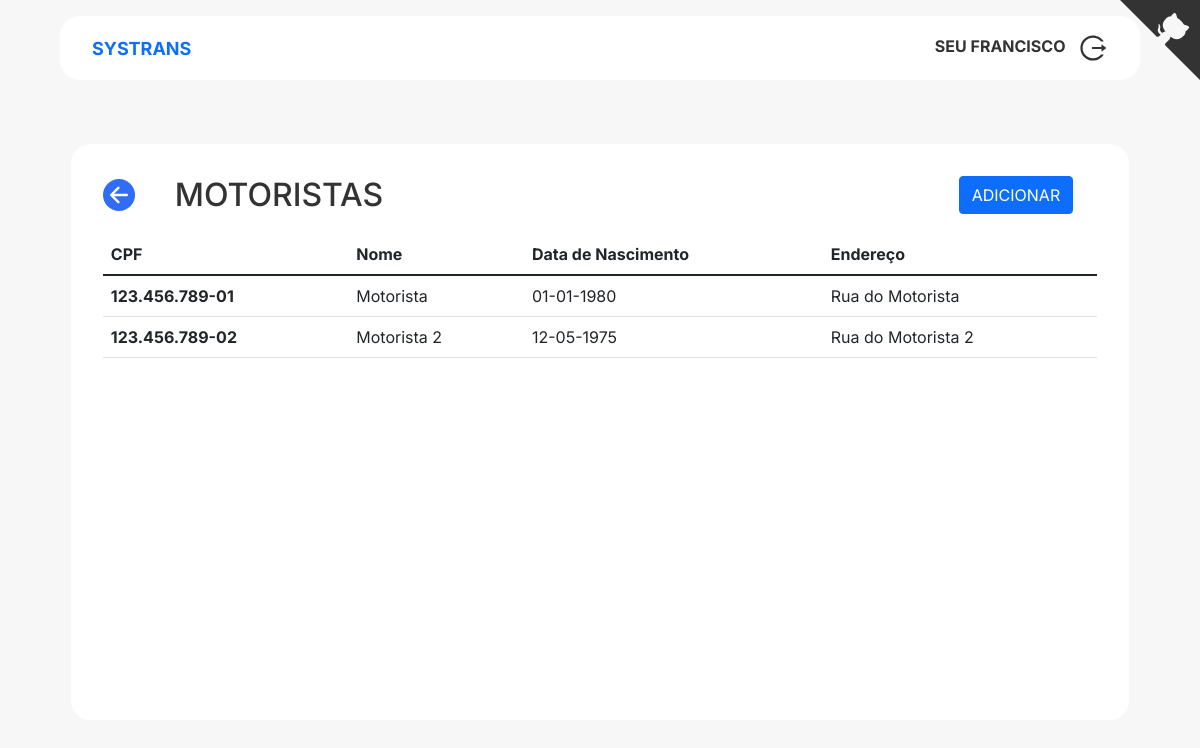
Screenshot of /driver (signed in) with the database file from the repository.
### app/model/tables/person.py (models this page shows, shortened)
class Person(db.Model):
    __tablename__ = 'people'
    id = db.Column(db.Integer, primary_key=True)
    cpf = db.Column(db.String, unique=True, nullable=False)
    name = db.Column(db.String, nullable=False)
    birth_date = db.Column(db.Date, nullable=False)
    address = db.Column(db.String, nullable=False)

### app/model/tables/driver.py (models this page shows, shortened)
class Driver(Person):
    __tablename__ = 'drivers'
    id = db.Column(db.Integer, db.ForeignKey('people.id'), primary_key=True)

### app/controller/driver.py (the view)
@app.route('/driver', methods=['GET', 'POST'])
def list_drivers():
    if not current_user.is_authenticated:
        return redirect(url_for('login'))
    username = current_user.name.upper()
    drivers_list = Driver.query.all()
    return render_template(
        'driver/list.html', drivers_list=drivers_list, username=username
    )

### app/model/tables/user.py (called while the page is built)
@lm.user_loader
def load_user(user):
    return User.query.get(user)

    @property
    def is_authenticated(self):
        return True

### app/templates/driver/list.html
{% extends 'application.html' %}
{% block app_content %}
<div class="container">
  <div class="content">
    <div class="subtitle">
      <div>
        <a class="me-4" href="{{ url_for('dashboard') }}">
          <svg xmlns="http://www.w3.org/2000/svg" class="back-button ionicon" viewBox="0 0 512 512">
            <title>Arrow Back</title>
            <path fill="none" stroke="currentColor" stroke-linecap="round" stroke-linejoin="round" stroke-width="48"
              d="M244 400L100 256l144-144M120 256h292" />
          </svg>
        </a>
        <h2>MOTORISTAS</h2>
      </div>
      <a class="me-4 btn btn-primary" href="{{ url_for('register_driver') }}">
        ADICIONAR
      </a>
    </div>
    <table class="table">
      <thead>
        <tr>
          <th scope="col">CPF</th>
          <th scope="col">Nome</th>
          <th scope="col">Data de Nascimento</th>
          <th scope="col">Endereço</th>
        </tr>
      </thead>
      <tbody>
        {% for driver in drivers_list %}
        <tr>
          <th scope="row">{{ '{}.{}.{}-{}'.format(driver.cpf[:3], driver.cpf[3:6], driver.cpf[6:9], driver.cpf[9:]) }}
          </th>
          <td>{{ driver.name }}</td>
          <td>{{ driver.birth_date.strftime('%d-%m-%Y') }}</td>
          <td>{{ driver.address }}</td>
        </tr>
        {% endfor %}
      </tbody>
    </table>
  </div>
</div>
{% endblock %}

### app/templates/application.html (shortened to what this page needs)
{% extends 'base.html' %}
{% block stylesheet %}
<link rel="stylesheet" href="../static/css/application.css">
{% endblock %}
{% block content %}
<div class="header">
  <div class="header-content">
    <span class="logo"><a href="{{ url_for('dashboard') }}">SYSTRANS</a></span>
    <div>
      <span><b>{{username}}</b></span>
      <a href="{{ url_for('logout') }}">
      </a>
    </div>
  </div>
</div>
{% block app_content %} {% endblock %}
{% endblock %}

### app/static/css/global.css (style rules this page uses)
* { margin: 0; padding: 0; box-sizing: border-box; }
body { background: #f7f7f7; font-family: "Inter", -apple-system, BlinkMacSystemFont, "Segoe UI", Roboto, Oxygen, Ubuntu, Cantarell, "Open Sans", "Helvetica Neue", sans-serif; color: #333333; }
a { text-decoration: none; }
a.btn { display: flex; align-items: center; justify-content: center; }
.subtitle h2 { margin-bottom: 0; }
.subtitle { display: flex; justify-content: space-between; margin-bottom: 20px; align-items: center; }
.subtitle > div { display: flex; gap: 1rem; align-items: center; }
.back-button { height: 2rem; margin: 0; background-color: #316cf4; color: #ffffff; padding: 0.2rem; border-radius: 30px; transition: 0.2s ease-in-out; }

### app/static/css/application.css (style rules this page uses)
.header { display: flex; justify-content: center; align-items: center; }
.header-content { display: flex; justify-content: space-between; align-items: center; background: #ffffff; max-width: 1200px; width: 90%; height: 4rem; margin-top: 1rem; border-radius: 20px; padding-right: 2rem; padding-left: 2rem; }
.container { display: flex; flex-direction: column; align-items: center; justify-content: center; padding-top: 4rem; min-height: 80vh; min-width: 100%; }
.content { flex: 1; background: #ffffff; border-radius: 20px; display: flex; flex-direction: column; padding: 2rem; max-width: 1200px; width: 90%; }
.icon { fill: #333333; height: 30px; width: 30px; margin-left: 0.5rem; }
.logo { font-weight: bold; font-size: large; }

### rows the page displays
Person: name "SEU FRANCISCO"
Driver: name "Motorista", birth_date "01-01-1980", address "Rua do Motorista"
Person: cpf "123.456.789-01"
Driver: name "Motorista 2", birth_date "12-05-1975", address "Rua do Motorista 2"
Person: cpf "123.456.789-02"
